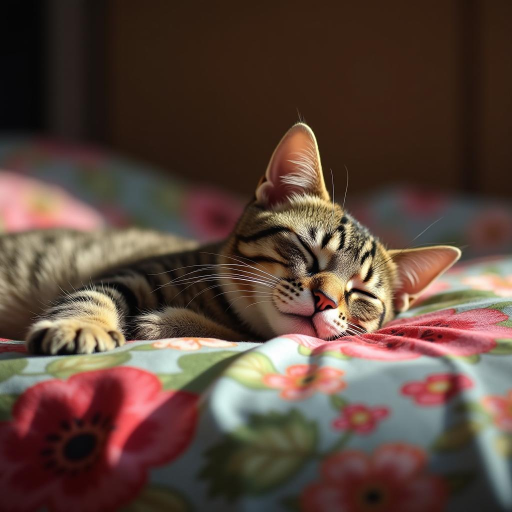
#> input picture transform images/image.jpg, 1024 x 1024 px (shown at 1/2 size)
$ python test_transforms.py
#> lines starting #> are read from the running program, lines starting #| are printed output that depends on the picture
#> further down, image is the input picture: PIL image 1024x1024 RGB; mean R, G, B 90.8, 69.6, 59.1
#| Original size: (1024, 1024)
### transform images/transform_images.py
from PIL import Image, ImageFilter, ImageEnhance
import io
import random
import numpy as np

def jpeg_compression(image, quality):
    ## quality = 90, 70, 50, 30
#> called with quality = 90
    buffer = io.BytesIO()
    image.save(buffer, format="JPEG", quality=quality)
    buffer.seek(0)
    compressed_image = Image.open(buffer)
    return compressed_image.convert("RGB")

def gaussian_blur(image, sigma):
    ## sigma = 0.5, 1.0 or 2.0
#> called with sigma = 2
    return image.filter(ImageFilter.GaussianBlur(radius=sigma))

def resize_image(image, scale):
    ## scale = 0.5 or 0.25
#> called with scale = 0.25
    original_width, original_height = image.size
#> original_width = 1024; original_height = 1024
    new_width = int(original_width * scale)
#> new_width = 256
    new_height = int(original_height * scale)
#> new_height = 256
    small_image = image.resize((new_width, new_height), Image.Resampling.LANCZOS)
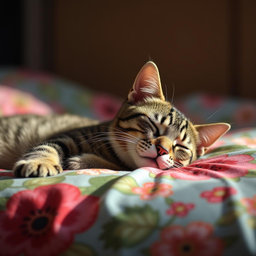
#> small_image: PIL image 256x256 RGB; mean R, G, B 90.8, 69.6, 59.1
    resized_image = small_image.resize((original_width, original_height), Image.Resampling.LANCZOS)
    return resized_image

def gaussian_noise(image, sigma):
    ##sigma = 0.02, 0.05, 0.10
#> called with sigma = 0.1
    image_array = np.asarray(image).astype(np.float32) / 255.0
    noise = np.random.normal(loc=0.0, scale=sigma, size=image_array.shape)
    noisy_image = image_array + noise
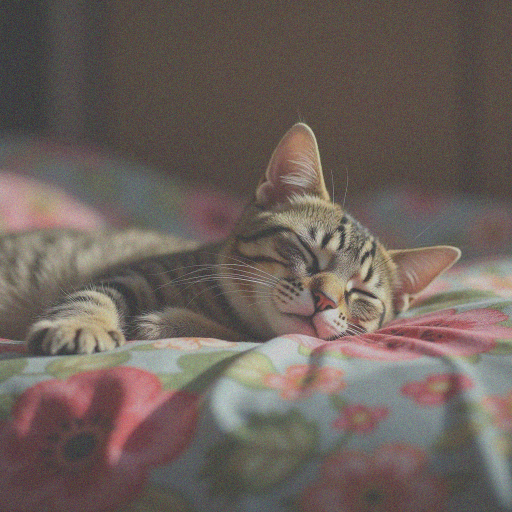
#> noisy_image: shape (1024, 1024, 3) float64 (shown at 1/2 size); mean R, G, B 0.356, 0.273, 0.232; drawn with min black and max white
    noisy_image = np.clip(noisy_image, 0.0, 1.0)
    noisy_image = (noisy_image * 255).astype(np.uint8)
    return Image.fromarray(noisy_image).convert("RGB")

def colour_jitter(image):
    ##random modification of brightness, contrast, saturation by +- 20%
    brightness_factor = random.uniform(0.8, 1.2)
    contrast_factor = random.uniform(0.8, 1.2)
    saturation_factor = random.uniform(0.8, 1.2)
    image = ImageEnhance.Brightness(image).enhance(brightness_factor)
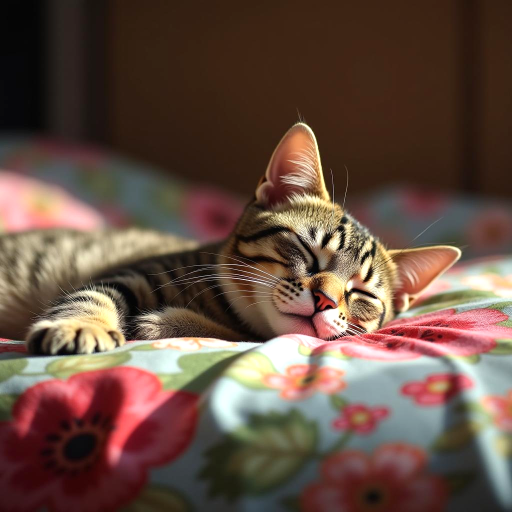
#> image: PIL image 1024x1024 RGB (shown at 1/2 size); mean R, G, B 101.8, 78.4, 66.6
    image = ImageEnhance.Contrast(image).enhance(contrast_factor)
    image = ImageEnhance.Color(image).enhance(saturation_factor)
    return image

def center_crop(image, crop_ratio=0.8):
    ##crop to 80%
#> called with crop_ratio = 0.8
    width, height = image.size
#> width = 1024; height = 1024
    new_width = int(width * crop_ratio)
#> new_width = 819
    new_height = int(height * crop_ratio)
#> new_height = 819
    left = (width - new_width) // 2
#> left = 102
    top = (height - new_height) // 2
#> top = 102
    right = left + new_width
#> right = 921
    bottom = top + new_height
#> bottom = 921
    return image.crop((left, top, right, bottom))
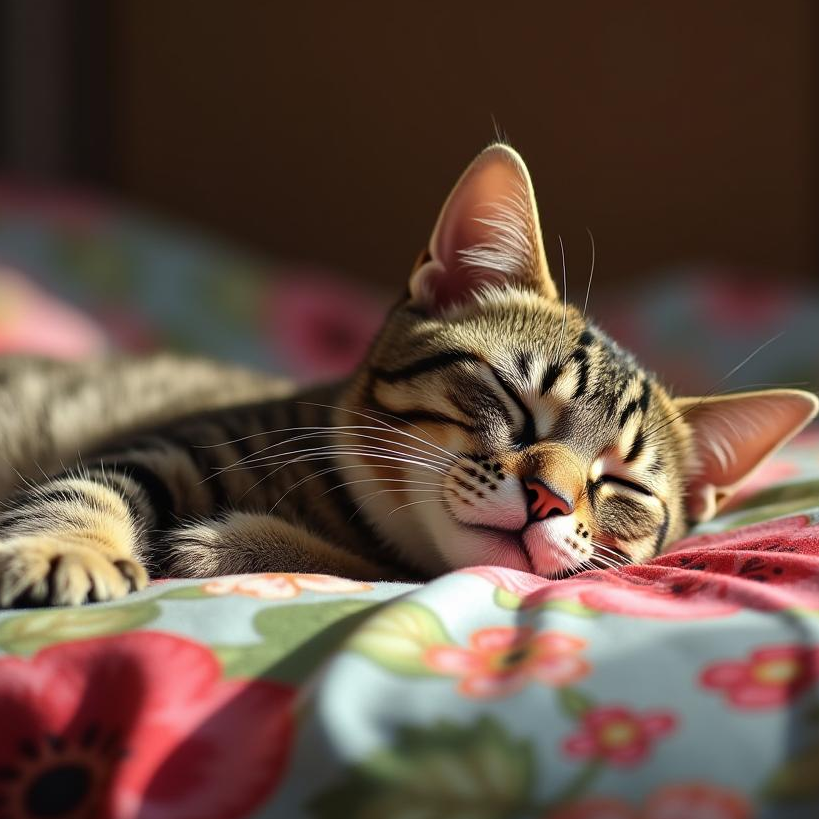
#> returned value: PIL image 819x819 RGB; mean R, G, B 101.3, 78.7, 66.6

# [37 lines left out: function apply_random_transform, not called in this run]

### transform images/test_transforms.py
from PIL import Image

from transform_images import (
    jpeg_compression,
    gaussian_blur,
    resize_image,
    gaussian_noise,
    colour_jitter,
    center_crop
)


# Load any image from your computer
image = Image.open("image.jpg").convert("RGB")

print("Original size:", image.size)


# Apply transformations
jpeg_image = jpeg_compression(image, quality=90)
blur_image = gaussian_blur(image, sigma=2.0)
resize_result = resize_image(image, scale=0.25)
noise_image = gaussian_noise(image, sigma=0.10)
color_image = colour_jitter(image)
crop_image = center_crop(image, crop_ratio=0.8)


# Save results
jpeg_image.save("output_jpeg.jpg")
blur_image.save("output_blur.jpg")
resize_result.save("output_resize.jpg")
noise_image.save("output_noise.jpg")
color_image.save("output_color.jpg")
crop_image.save("output_crop.jpg")


print("All transformations completed!")
